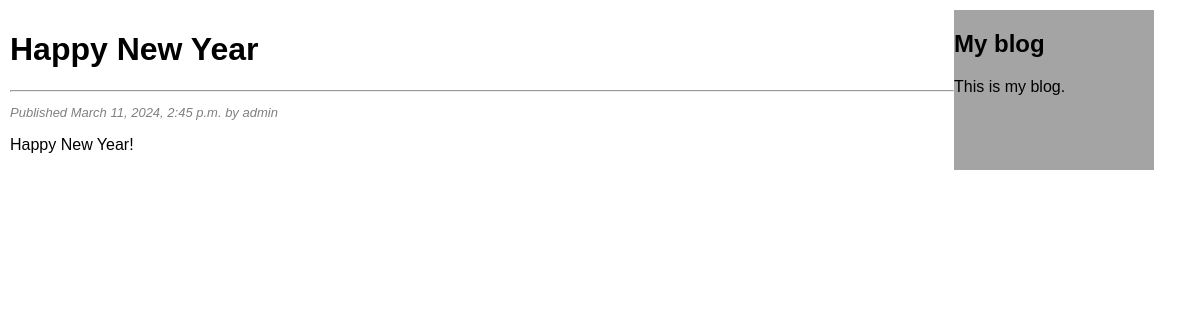
Page /blog/2024/3/11/happy-new-year/ on the committed database.
### blog/models.py (models this page shows, shortened)
class Post(models.Model):
    class Status(models.TextChoices):
        DRAFT = 'DF', 'Draft'
        PUBLISHED = 'PB', 'Published'
    title = models.CharField(max_length=250)
    slug = models.SlugField(max_length=250,
                            unique_for_date='publish')
    author = models.ForeignKey(User,
                               on_delete=models.CASCADE,
                               related_name='blog_posts')
    body = models.TextField()
    publish = models.DateTimeField(default=timezone.now)
    created = models.DateTimeField(auto_now_add=True)
    status = models.CharField(max_length=2,
                              choices=Status.choices,
                              default=Status.DRAFT)
    objects = models.Manager()
    published = PublishedManager()
    class Meta:
        ordering = ['-publish']
        indexes = [
            models.Index(fields=['-publish']),
        ]

### blog/views.py (the view)
def post_detail(request, year, month, day, post):
    post = get_object_or_404(Post,
                             status=Post.Status.PUBLISHED,
                             slug=post,
                             publish__year=year,
                             publish__month=month,
                             publish__day=day)
    return render(request,
                  'blog/post/detail.html',
                  {'post': post})

### blog/templates/blog/post/detail.html (shortened to what this page needs)
{% extends "blog/base.html" %}
{% block content %}
    <h1>{{ post.title }}</h1>
    <hr>
    <p class="date">
        Published {{ post.publish }} by {{ post.author }}
    </p>
    {{ post.body|linebreaks }}
{% endblock %}

### blog/static/blog/css/blog.css (style rules this page uses)
body { display: flex; margin: 0; font-family: Arial, Helvetica, sans-serif; margin: 10px; flex-wrap: wrap; }
.date { font-style: italic; color: gray; font-size: small; }

### rows in the picture
Post: title "Happy New Year", publish "March 11, 2024, 2:45 p.m.", author "admin", body "Happy New Year!"
